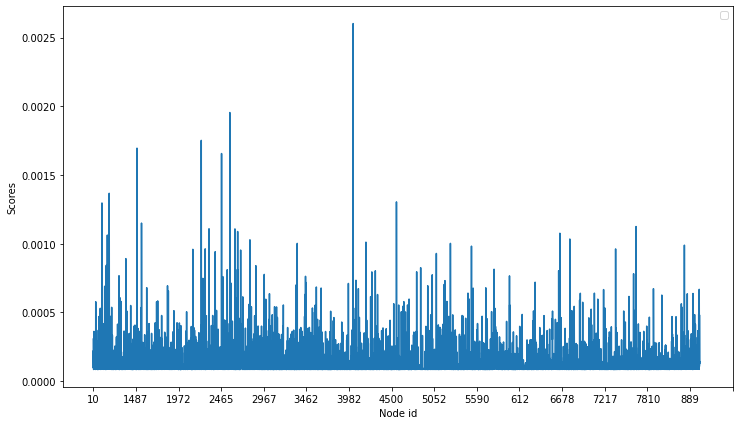

Source code (Python):
# importing modules 
import networkx as nx 
import matplotlib.pyplot as plt 
  
G= nx.read_edgelist('/home/sahil/Downloads/2nd sem/assignments/wsc/Assignment 4/Ques2/pagerank/dataset1/wiki-Vote.txt') 
 
hubs, authorities = nx.hits(G, max_iter = 50, normalized = True) 
  
import numpy as np
lists = sorted(hubs.items()) # sorted by key, return a list of tuples

x, y = zip(*lists) # unpack a list of pairs into two tuples
plt.figure(figsize=(12,7))
plt.xlabel('Node id')
plt.ylabel('Scores')
plt.plot(x, y)
plt.xticks(np.arange(0,9500, 500))
plt.legend()
